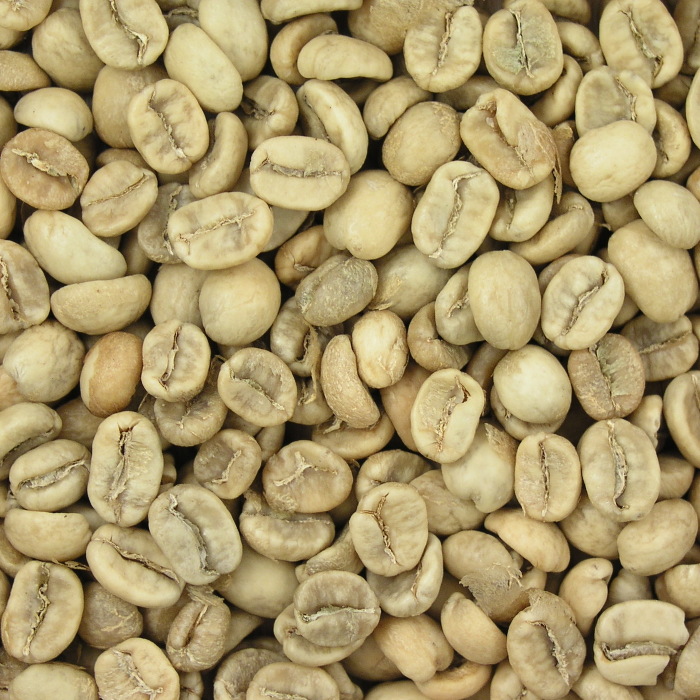
#> input picture reference/330_degrees_drying_coffee.png, 1400 x 1400 px (shown at 1/2 size); its folder holds only this picture in this run
$ python -i gopro_bridge.py   (imports and definitions only)
#> lines starting #> are read from the running program, lines starting #| are printed output that depends on the picture
"""GoPro bridge — all camera interactions go through here.

Handles USB connection via Open GoPro SDK, photo capture, file download,
and post-processing. Replaces adb_bridge.py from r1-eye with an async
interface suited to the GoPro Hero 13's HTTP-over-USB API.

Connection: USB-C wired (WiredGoPro). Camera appears as USB NCM ethernet
adapter; SDK communicates via HTTP to 172.2X.1YZ.51:8080.

Hero 13 mDNS bug: Camera doesn't advertise _gopro-web service, so the
serial number (last 3 digits) must be passed manually to WiredGoPro().
"""

import os
import time
from pathlib import Path

import numpy as np
from PIL import Image, ImageEnhance, ImageFilter

from open_gopro import WiredGoPro
from open_gopro.models import constants, proto
from open_gopro.models.constants import StatusId

# Last 3 digits of GoPro serial (printed on camera body).
# Required because Hero 13 firmware doesn't advertise mDNS.
SERIAL = os.environ.get("GOPRO_SERIAL")

# Local captures directory
CAPTURES_DIR = Path(__file__).parent / "captures"

# Post-processing crop region (fraction of image dimensions).
# Conservative 5% all sides — GoPro has no device housing in frame.
# LINEAR lens mode reduces fisheye distortion.
CROP_TOP = 0.05
CROP_BOTTOM = 0.95
CROP_LEFT = 0.05
CROP_RIGHT = 0.95

# Module-level GoPro instance (set during camera session)
_gopro = None
_camera_session_active = False


# ── Post-processing ────────────────────────────────────────


def _auto_white_balance(img):
    """Apply gray world white balance normalization.

    Adjusts each RGB channel so their means are equal, removing
    color casts from mixed lighting. This keeps bean color readings
    consistent across captures regardless of ambient light shifts.
    """
    arr = np.array(img, dtype=np.float32)
    # Mean of each channel
    avg_r = arr[:, :, 0].mean()
    avg_g = arr[:, :, 1].mean()
    avg_b = arr[:, :, 2].mean()
    # Target: overall mean across all channels
    avg_all = (avg_r + avg_g + avg_b) / 3.0
    # Scale each channel to match the overall mean
    if avg_r > 0:
        arr[:, :, 0] *= avg_all / avg_r
    if avg_g > 0:
        arr[:, :, 1] *= avg_all / avg_g
    if avg_b > 0:
        arr[:, :, 2] *= avg_all / avg_b
    arr = np.clip(arr, 0, 255).astype(np.uint8)
    return Image.fromarray(arr)


def post_process(image_path):
    """Crop, resize, enhance contrast/sharpness for color analysis.

    Steps:
      1. Crop to bean bed area (removes edges)
      2. Resize to fit Vision API limit (max 2048px long edge)
      3. Gray world white balance (neutralizes color cast)
      4. Contrast enhancement (improves bean-to-background separation)
      5. Unsharp mask sharpening (counteracts motion blur from tumbling)

    Overwrites the image at image_path with the processed version.
    Returns the path unchanged for chaining.
    """
#> called with image_path = 'reference/330_degrees_drying_coffee.png'
    img = Image.open(image_path)
#> img is the input picture: PIL image 1400x1400 RGB; mean R, G, B 171.5, 153.9, 107.1
    w, h = img.size
#> w = 1400; h = 1400

    # Crop to viewport area
    crop_box = (
        int(w * CROP_LEFT),
        int(h * CROP_TOP),
        int(w * CROP_RIGHT),
        int(h * CROP_BOTTOM),
    )
#> crop_box = (70, 70, 1330, 1330)
    img = img.crop(crop_box)
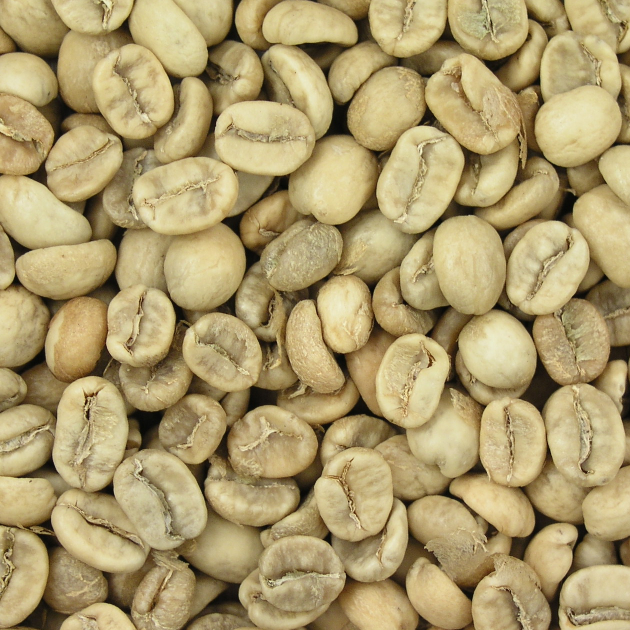
#> img: PIL image 1260x1260 RGB (shown at 1/2 size); mean R, G, B 172.7, 155.2, 108.1

    # Resize if needed — 27MP GoPro photos exceed Claude Vision's 5MB limit.
    # Cap long edge at 2048px (plenty of detail for bean color analysis,
    # keeps JPEG well under 5MB).
    MAX_EDGE = 2048
    w, h = img.size
#> w = 1260; h = 1260
    if max(w, h) > MAX_EDGE:
        scale = MAX_EDGE / max(w, h)
        new_w = int(w * scale)
        new_h = int(h * scale)
        img = img.resize((new_w, new_h), Image.LANCZOS)

    # White balance normalization
    img = _auto_white_balance(img)
#> in _auto_white_balance, `avg_r = arr[:, :, 0].mean()`: avg_r = 172.7
#> in _auto_white_balance, `avg_g = arr[:, :, 1].mean()`: avg_g = 155.2
#> in _auto_white_balance, `avg_b = arr[:, :, 2].mean()`: avg_b = 108.1
#> in _auto_white_balance, `avg_all = (avg_r + avg_g + avg_b) / 3.0`: avg_all = 145.3
#> in _auto_white_balance, `arr[:, :, 0] *= avg_all / avg_r`:
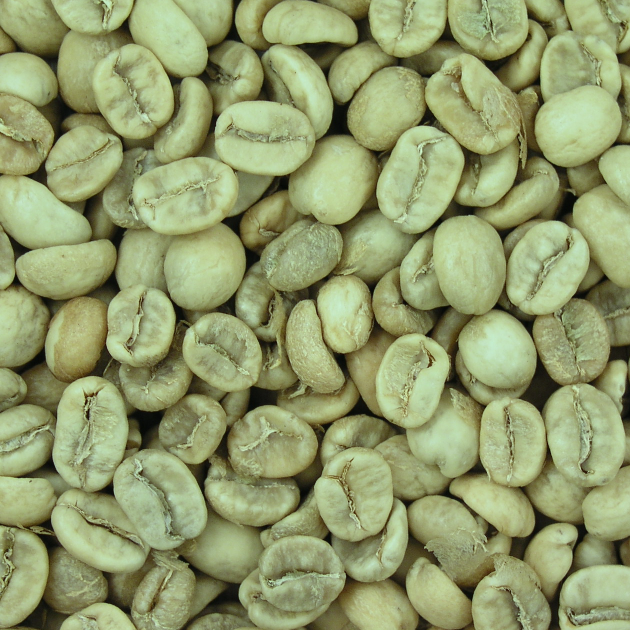
#> arr: shape (1260, 1260, 3) float32 (shown at 1/2 size); mean R, G, B 145.4, 155.2, 108.1
#> in _auto_white_balance, `arr[:, :, 2] *= avg_all / avg_b`:
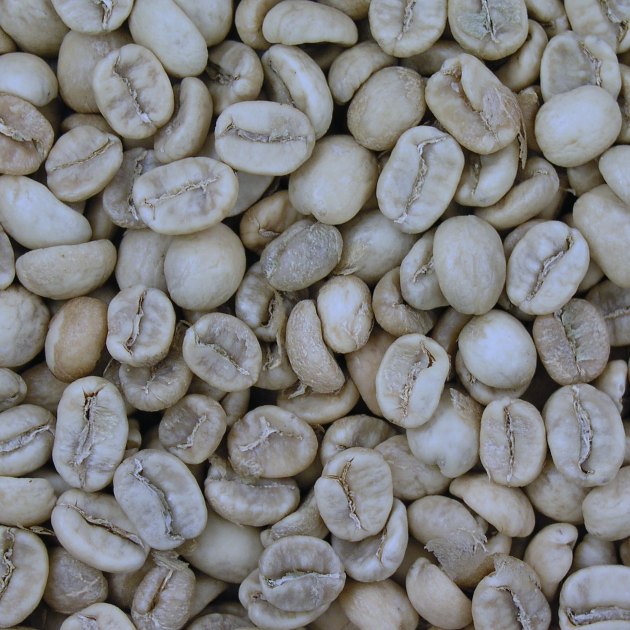
#> arr: shape (1260, 1260, 3) float32 (shown at 1/2 size); mean R, G, B 145.4, 145.3, 145.3; drawn with min black and max white
#> in _auto_white_balance, `arr = np.clip(arr, 0, 255).astype(np.uint8)`:
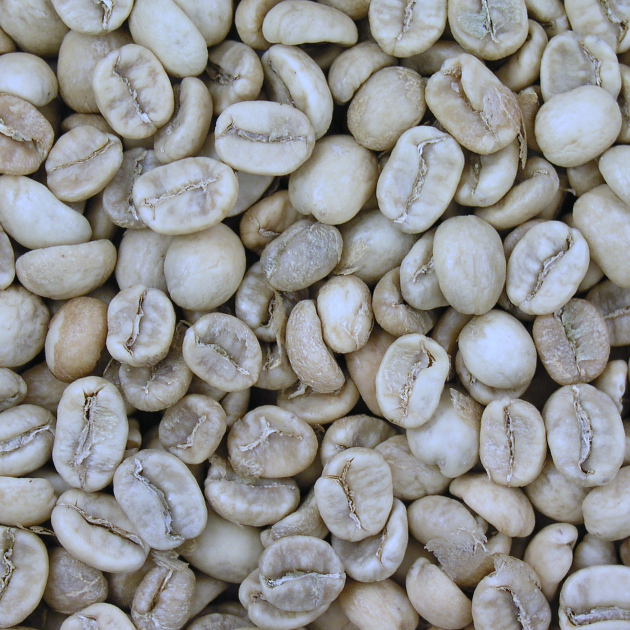
#> arr: shape (1260, 1260, 3) (shown at 1/2 size); mean R, G, B 144.8, 144.8, 144.8

    # Boost contrast — 1.0 is original, 1.3 adds 30% more pop
    enhancer = ImageEnhance.Contrast(img)
    img = enhancer.enhance(1.3)
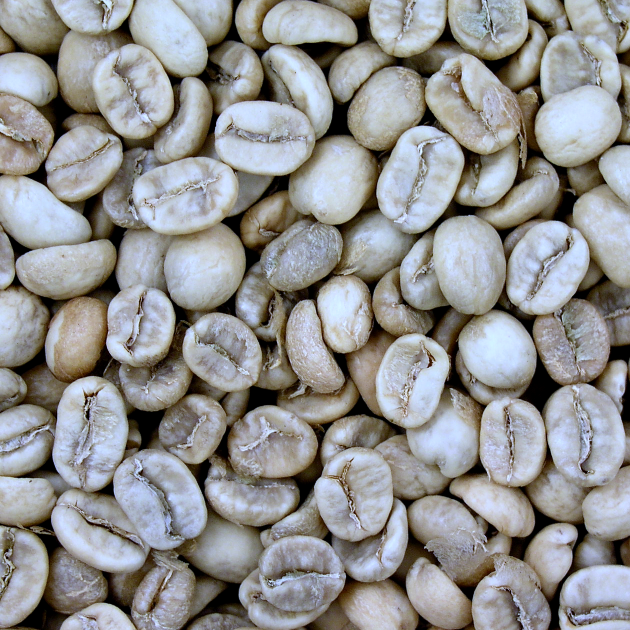
#> img: PIL image 1260x1260 RGB (shown at 1/2 size); mean R, G, B 144.8, 145, 145.3

    # Sharpen to counteract motion blur from bean tumbling
    # radius=2 for moderate kernel, percent=150 for noticeable effect,
    # threshold=3 to avoid amplifying noise in smooth areas
    img = img.filter(ImageFilter.UnsharpMask(
        radius=2, percent=150, threshold=3
    ))

    # Save processed image (JPEG for photos, PNG for screencap fallback)
    suffix = Path(image_path).suffix.lower()
    if suffix in (".jpg", ".jpeg"):
        img.save(image_path, quality=95)
    else:
        img.save(image_path)

    return image_path


# ── Connection ────────────────────────────────────────────


# [141 lines not run here, left out]


def is_camera_session_active():
    """Check if a camera session is currently open (sync)."""
    return _camera_session_active


# ── One-shot capture ───────────────────────────────────────


# [18 lines not run here, left out]

>>> result = post_process('reference/330_degrees_drying_coffee.png')

$ run again, on reference/385_degrees_cinnamon_roast_coffee.png
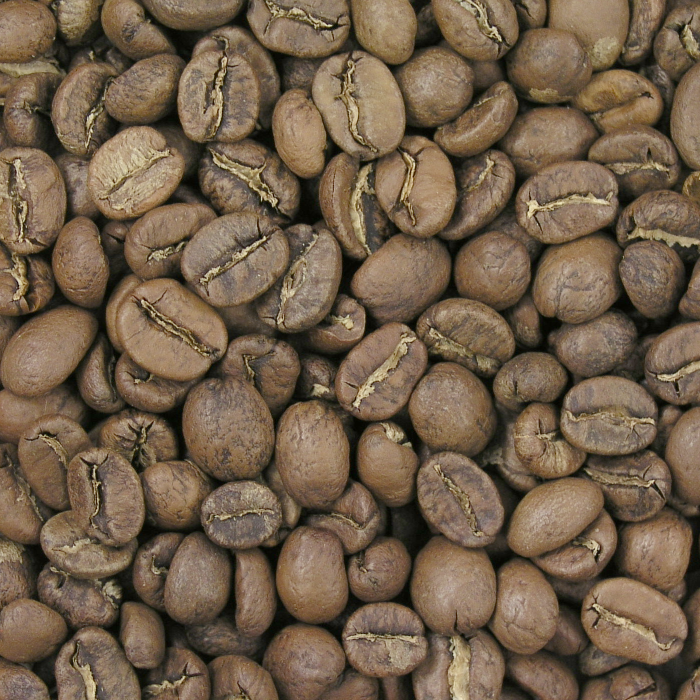
#> input picture reference/385_degrees_cinnamon_roast_coffee.png, 1400 x 1400 px (shown at 1/2 size)
#> in post_process, img is the input picture: PIL image 1400x1400 RGB; mean R, G, B 114.2, 94.9, 73.8
#> in post_process, `img = img.crop(crop_box)`:
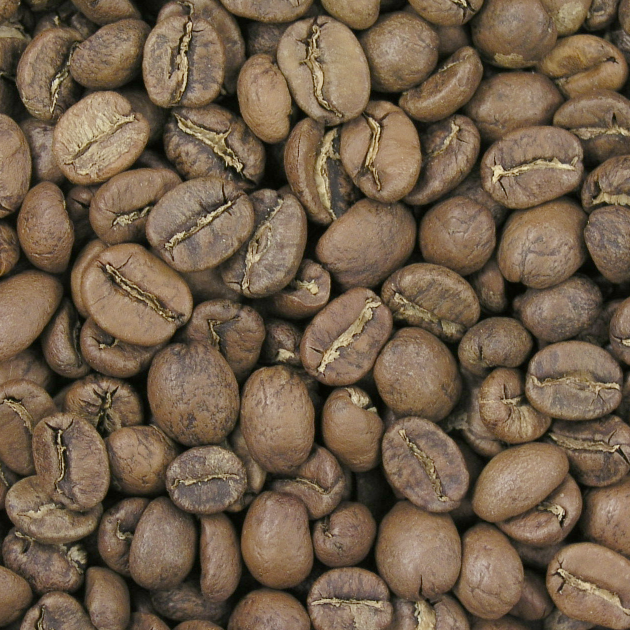
#> img: PIL image 1260x1260 RGB (shown at 1/2 size); mean R, G, B 114, 94.7, 73.6
#> avg_r = 114
#> avg_g = 94.73
#> avg_b = 73.65
#> avg_all = 94.13
#> in post_process, `img = enhancer.enhance(1.3)`:
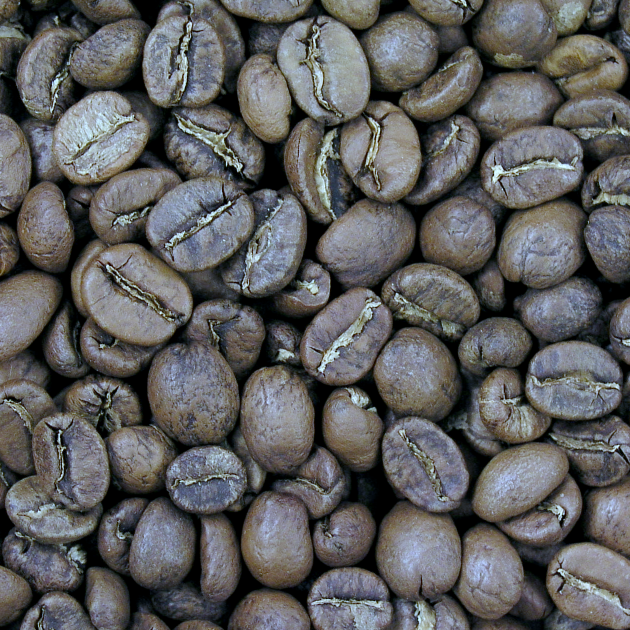
#> img: PIL image 1260x1260 RGB (shown at 1/2 size); mean R, G, B 93.8, 93.7, 94.1
